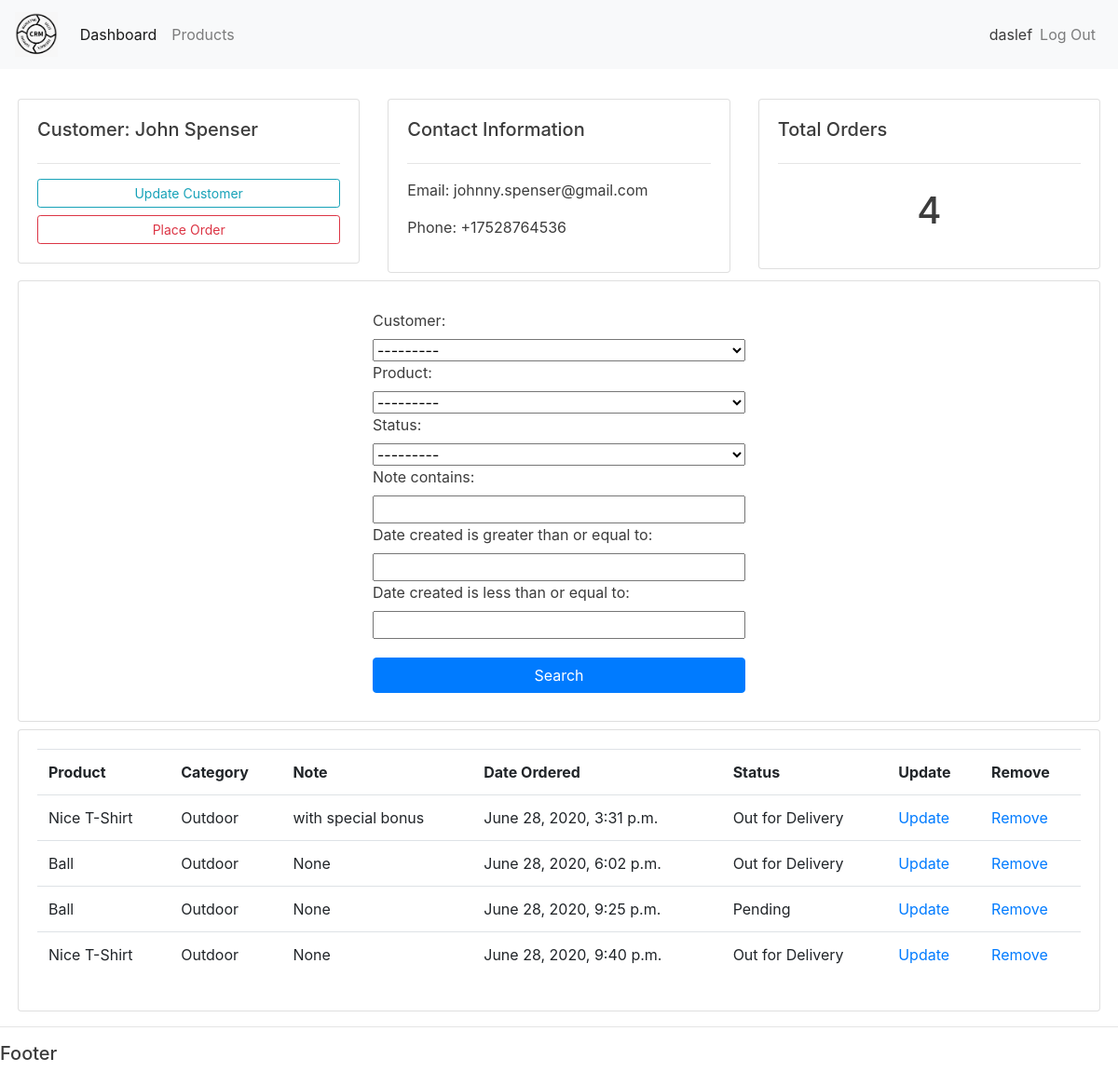
The app's page /customer/1/ (signed in) with its own data.
### accounts/models.py (models this page shows, shortened)
class Customer(models.Model):
    name = models.CharField(max_length=60, null=True)
    phone = models.CharField(max_length=60, null=True)
    email = models.CharField(max_length=60, null=True)
    date_created = models.DateTimeField(auto_now_add=True)
    def __str__(self):
        return self.name

class Order(models.Model):
    STATUS = (
        ('Pending', 'Pending'),
        ('Out for Delivery', 'Out for Delivery'),
        ('Delivered', 'Delivered')
    )
    customer = models.ForeignKey(Customer, null=True, on_delete=models.SET_NULL)
    product = models.ForeignKey(Product, null=True, on_delete=models.SET_NULL)
    note = models.CharField(max_length=1000, null=True, blank=True)
    date_created = models.DateTimeField(auto_now_add=True)
    status = models.CharField(max_length=20, null=True, choices=STATUS)

class Product(models.Model):
    CATEGORY = (
        ('Indoor', 'Indoor'),
        ('Outdoor', 'Outdoor')
    )
    name = models.CharField(max_length=60, null=True)
    price = models.FloatField(null=True)
    category = models.CharField(max_length=10, null=True, choices=CATEGORY)
    description = models.CharField(max_length=200, null=True, blank=True)
    date_created = models.DateTimeField(auto_now_add=True)
    tags = models.ManyToManyField('Tag')
    def __str__(self):
        return self.name

### accounts/views.py (the view)
# urls.py: path('customer/<str:pk>/', views.customer, name='customer'),
@login_required(login_url='login')
def customer(request, pk):
    customer = Customer.objects.get(id=pk)
    customer_orders = customer.order_set.all()
    filter_ = OrderFilter(request.GET, queryset=customer_orders)
    customer_orders = filter_.qs
    context = {
        'customer': customer,
        'orders': customer_orders,
        'orders_count': customer_orders.count(),
        'filter_': filter_
        }
    return render(request, 'accounts/customer.html', context)

### accounts/templates/accounts/customer.html
{% extends 'accounts/main.html' %}
{% block content %}
<div class="row mx-1 my-2">
    <div class="col-md">
        <div class="card card-body">
            <h5>Customer: {{ customer.name }}</h5>
            <hr>
            <a href="" class="btn btn-outline-info btn-sm btn-block">Update Customer</a>
            <a href="{% url 'create_order' customer.id %}" class="btn btn-outline-danger btn-sm btn-block">Place Order</a>
        </div>
    </div>
    <div class="col-md">
        <div class="card card-body">
            <h5>Contact Information</h5>
            <hr>
            <p>Email: {{ customer.email }}</p>
            <p>Phone: {{ customer.phone }}</p>
        </div>
    </div>
    <div class="col-md">
        <div class="card card-body">
            <h5>Total Orders</h5>
            <hr>
            <h1 style="text-align: center; padding: 10px;">{{ orders_count }}</h1>
        </div>
    </div>
</div>
<div class="row mx-1 my-2">
    <div class="col-md">
        <div class="card card-body">
            <form method="GET" class='filter-form'>
                {{ filter_.form }}
                <button class="btn btn-primary" type="submit">Search</button>
            </form>
        </div>
    </div>
</div>
<div class="row mx-1 my-2">
    <div class="col-md">
        <div class="card card-body">
            <table class="table">
                <tr>
                    <th>Product</th>
                    <th>Category</th>
                    <th>Note</th>
                    <th>Date Ordered</th>
                    <th>Status</th>
                    <th>Update</th>
                    <th>Remove</th>
                </tr>
                {% for order in orders %}
                <tr>
                    <td>{{ order.product }}</td>
                    <td>{{ order.product.category }}</td>
                    <td>{{ order.note }}</td>
                    <td>{{ order.date_created }}</td>
                    <td>{{ order.status }}</td>
                    <td><a href="{% url 'update_order' order.id %}">Update</a></td>
                    <td><a href="{% url 'delete_order' order.id %}">Remove</a></td>
                </tr>
                {% endfor %}
            </table>
        </div>
    </div>
</div>
{% endblock %}

### accounts/templates/accounts/main.html (shortened to what this page needs)
{% load static %}
<!DOCTYPE html>
<html lang="en">
<head>
    <link rel="stylesheet" href="https://stackpath.bootstrapcdn.com/bootstrap/4.5.0/css/bootstrap.min.css">
    <link rel="stylesheet" href="{% static '/css/main.css' %}">
</head>
<body>
    {% include 'accounts/navbar.html' %}
    {% block content %}{% endblock %}
    <hr>
    <h5>Footer</h5>
</body>
</html>

### accounts/templates/accounts/navbar.html (shortened to what this page needs)
{% load static %}
<nav class="navbar navbar-expand-lg navbar-light bg-light">
    <a class="navbar-brand" href="{% url 'home' %}">
        <img src="{% static 'images/logo.png' %}" alt="logo">
    </a>
    <div class="collapse navbar-collapse justify-content-between" id="navbarNavAltMarkup">
      <div class="navbar-nav">
        <a class="nav-item nav-link active" href="/">Dashboard <span class="sr-only">(current)</span></a>
        <a class="nav-item nav-link" href="{% url 'products' %}">Products</a>
      </div>
      <div class="navbar-nav align-items-center">
        <span>{{ request.user }}</span>
        <a href="{% url 'logout' %}" class="nav-item nav-link">Log Out</a>
      </div>
    </div>
  </nav>
<br>

### static/css/main.css (style rules this page uses)
body { color: rgb(60, 60, 60); }
a.navbar-brand img { height: 48px; }
.filter-form { display: flex; flex-direction: column; align-items: center; flex-wrap: wrap; width: 400px; margin: 10px auto; }
.filter-form * { width: 100%; }
.filter-form button { display: block; margin-top: 20px; }

### records on screen
Customer: name "John Spenser", email "johnny.spenser@gmail.com", phone "+17528764536"
Order: product "Nice T-Shirt", product.category "Outdoor", note "with special bonus", date_created "June 28, 2020, 3:31 p.m.", status "Out for Delivery"
Order: product "Ball", product.category "Outdoor", note "None", date_created "June 28, 2020, 6:02 p.m.", status "Out for Delivery"
Order: product "Ball", product.category "Outdoor", note "None", date_created "June 28, 2020, 9:25 p.m.", status "Pending"
Order: product "Nice T-Shirt", product.category "Outdoor", note "None", date_created "June 28, 2020, 9:40 p.m.", status "Out for Delivery"

### other values on screen
{{ request.user }} "daslef"
{{ orders_count }} "4"
